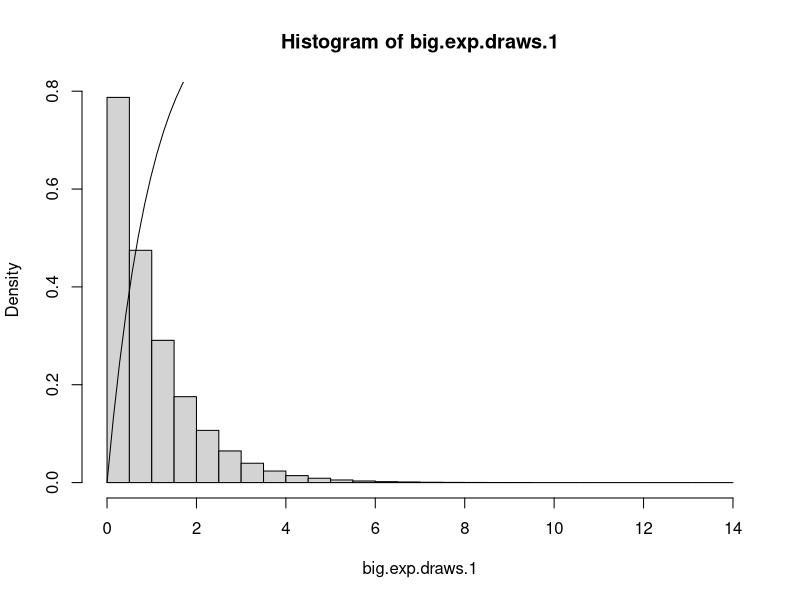

This chart was generated by the following R code: (Note: this script raises an error after producing the figure.)
library(ggplot2)
update.packages(ggplot2)
##5.a
big.exp.draws.1 <- rexp(1100000)
mean(big.exp.draws.1)
sd(big.exp.draws.1)
##5.b
hist(big.exp.draws.1, probability = T) 
afun <- function(x) 1-exp(-x)
curve(afun, add = T)
# or use ggplot2
tibble(expdraw = big.exp.draws.1) %>% ggplot()+
  geom_histogram(aes(x = big.exp.draws.1, y = (..count..)/sum(..count..)), binwidth = 0.5)+
  ylab('frequency')+
  stat_function(fun = afun, col = 'blue')
##5.c
big2 <- big.exp.draws.1 > 1
mean(big.exp.draws.1[big2])
# or use dplyr after chapter 4
tibble(draw = big.exp.draws.1) %>% filter(draw > 1) %>% summarize(mean = mean(draw))
##5.d
big.exp.draws.1.mat <- matrix(big.exp.draws.1, nrow = 1100)
bighist <- hist(big.exp.draws.1.mat)
##5.e
mean(big.exp.draws.1.mat[,371])
##5.f
bigmeans <- colMeans(big.exp.draws.1.mat)
hist(bigmeans)
##5.g
bigsqrt <- sqrt(big.exp.draws.1)
mean(bigsqrt)